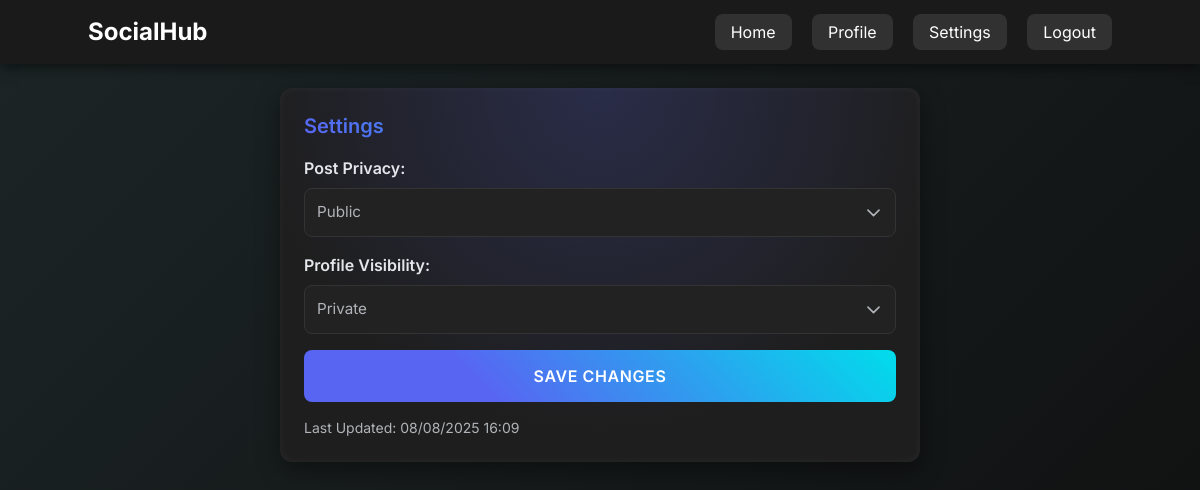
The page /settings/ (signed in) on the database as committed earlier.
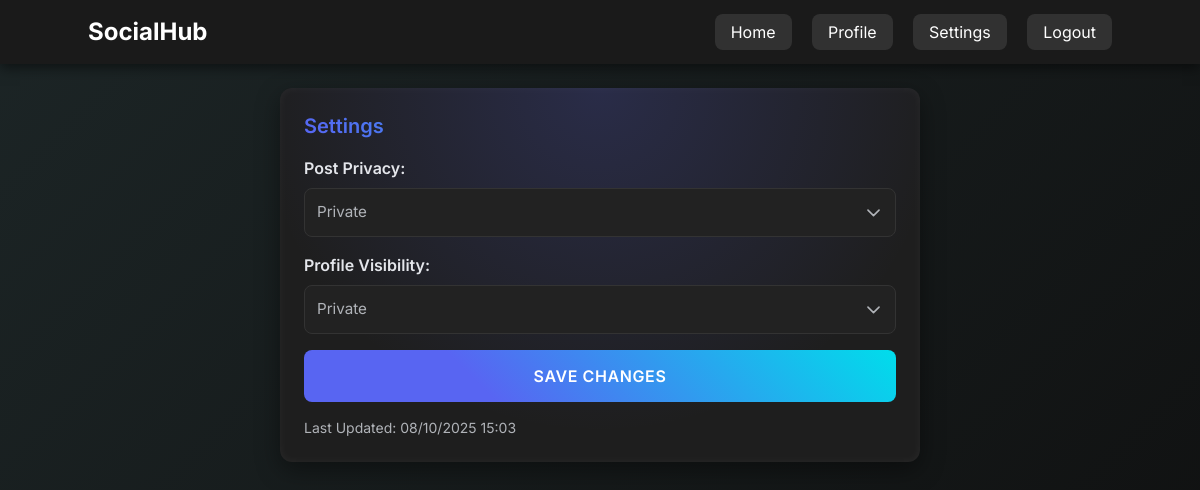
The same page on the database as committed later.
### core/models.py (models this page shows, shortened)
class Setting(models.Model):
    PRIVACY_CHOICES = (
        ('public', 'Public'),
        ('private', 'Private'),
    )
    id = models.AutoField(primary_key=True)
    user = models.OneToOneField(User, on_delete=models.CASCADE, unique=True)
    post_privacy = models.CharField(max_length=20, choices=PRIVACY_CHOICES, default='public')
    profile_visibility = models.CharField(max_length=20, choices=PRIVACY_CHOICES, default='public')
    created_at = models.DateTimeField(default=timezone.now)
    updated_at = models.DateTimeField(auto_now=True)

### core/views.py (the view)
# urls.py: path('settings/', views.settings, name='settings'),
@login_required
def settings(request):
    user = request.user
    setting, created = Setting.objects.get_or_create(user=user)
    if request.method == 'POST':
        form = SettingsForm(request.POST, instance=user.setting)
        if form.is_valid():
            form.save()
            messages.success(request, 'Settings updated successfully!')
            return redirect('settings')
        else:
            messages.error(request, form.errors)
    else:
        form = SettingsForm(instance=user.setting)
    context = {
        'user': user,
        'form': form,
        'setting': setting,
    }
    return render(request, 'core/settings.html', context)

### core/forms.py
class SettingsForm(forms.ModelForm):
    post_privacy = forms.ChoiceField(
        choices=Setting.PRIVACY_CHOICES,
        widget=forms.Select(attrs={'class': 'form-control'}),
        label='Default Post Privacy'
    )
    profile_visibility = forms.ChoiceField(
        choices=Setting.PRIVACY_CHOICES,
        widget=forms.Select(attrs={'class': 'form-control'}),
        label='Profile Visibility'
    )
    class Meta:
        model = Setting
        fields = ('post_privacy', 'profile_visibility')

### core/templates/core/settings.html (shortened to what this page needs)
{% load static %}
{% load widget_tweaks %}
<!DOCTYPE html>
<html lang="en" dir="ltr">
<head>
    {% load static %}
    <link href="https://cdn.jsdelivr.net/npm/tailwindcss@2.2.19/dist/tailwind.min.css" rel="stylesheet">
    <link href="https://cdnjs.cloudflare.com/ajax/libs/font-awesome/6.0.0-beta3/css/all.min.css" rel="stylesheet">
    <link rel="stylesheet" href="{% static 'css/settings.css' %}">
</head>
<body class="min-h-screen">
    <nav class="navbar p-4 shadow-lg">
        <div class="container mx-auto flex justify-between items-center">
            <a href="{% url 'home' %}" class="text-white text-2xl font-bold">SocialHub</a>
            <div class="space-x-4">
                <a href="{% url 'home' %}" class="nav-link text-white hover:text-gray-200 transition">Home</a>
                <a href="{% url 'current_profile'%}" class="nav-link text-white hover:text-gray-200 transition">Profile</a>
                <a href="{% url 'settings' %}" class="nav-link text-white hover:text-gray-200 transition">Settings</a>
                {% if user.is_authenticated %}
                    <a href="{% url 'logout' %}" class="nav-link text-white hover:text-gray-200 transition">Logout</a>
                {% else %}
                    <a href="{% url 'login' %}" class="nav-link text-white hover:text-gray-200 transition">Login</a>
                {% endif %}
            </div>
        </div>
    </nav>
    <div class="container mx-auto px-4 py-6 max-w-2xl content-wrapper">
        <div class="card p-6">
            <h2 class="text-xl font-semibold mb-4 gradient-text">Settings</h2>
            <form method="POST" class="space-y-4">
                <div>
                    <label for="id_post_privacy" class="block font-semibold text-gray-700">Post Privacy:</label>
                    {{ form.post_privacy }}
                </div>
                <div>
                    <label for="id_profile_visibility" class="block font-semibold text-gray-700">Profile Visibility:</label>
                    {{ form.profile_visibility }}
                </div>
                <button type="submit" class="btn-primary">Save Changes</button>
            </form>
            <p class="text-gray-500 text-sm mt-4">Last Updated: {{ setting.updated_at|date:"m/d/Y H:i" }}</p>
        </div>
    </div>
</body>
</html>

### static/css/settings.css (style rules this page uses)
body { background: linear-gradient(135deg, #1c2526 0%, #0f0f0f 100%); color: #e4e6eb; font-family: 'Inter', -apple-system, BlinkMacSystemFont, sans-serif; margin: 0; overflow-x: hidden; min-height: 100vh; }
.navbar { background: #1a1a1a; box-shadow: 0 4px 12px rgba(0, 0, 0, 0.5); position: sticky; top: 0; z-index: 20; }
.navbar a { transition: color 0.3s ease; }
.nav-link { background: rgba(255, 255, 255, 0.1); padding: 0.5rem 1rem; border-radius: 8px; transition: background 0.3s ease, transform 0.2s ease; }
.content-wrapper { position: relative; z-index: 10; }
.card { background: #1e1e1e; border-radius: 12px; box-shadow: 0 8px 24px rgba(0, 0, 0, 0.4), inset 0 0 10px rgba(255, 255, 255, 0.05); position: relative; overflow: hidden; }
.card::before { content: ''; position: absolute; top: 0; left: 0; width: 100%; height: 100%; background: radial-gradient(circle at 50% 0%, rgba(88, 101, 242, 0.2), transparent 70%); pointer-events: none; z-index: 0; }
.card > * { position: relative; z-index: 1; }
.gradient-text { background: linear-gradient(45deg, #5865f2, #00ddeb); -webkit-background-clip: text; background-clip: text; color: transparent; }
.btn-primary { background: linear-gradient(45deg, #5865f2 30%, #00ddeb 100%); border: none; border-radius: 8px; padding: 0.9rem; font-size: 1rem; font-weight: 600; text-transform: uppercase; letter-spacing: 0.6px; color: #ffffff; transition: transform 0.3s ease, box-shadow 0.3s ease, background 0.3s ease; width: 100%; }
select { background: #222222; border: 1px solid #333333; border-radius: 8px; color: #b0b3b8; padding: 0.75rem; font-size: 0.95rem; transition: all 0.3s ease; width: 100%; appearance: none; background-repeat: no-repeat; background-position: right 0.75rem center; background-size: 1.2rem; }
select option { background: #222222; color: #e4e6eb; }
.text-gray-700 { color: #e4e6eb; }
.text-gray-500 { color: #b0b3b8; }
label { font-weight: 600; margin-bottom: 0.5rem; display: block; }

Rows that differ between the two databases and show on the page:
removed Setting: post_privacy "Public", profile_visibility "Private", updated_at "08/08/2025 16:09"
added Setting: post_privacy "Private", profile_visibility "Private", updated_at "08/10/2025 15:03"
